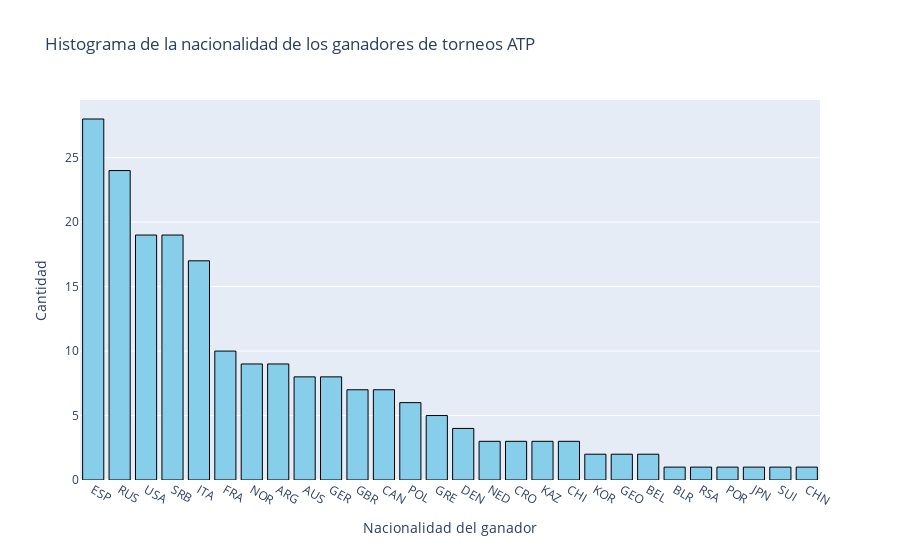

This figure's notebook cell:
### Code cell
fig = go.Figure(data=[go.Bar(x=campeones_nacionalidad['ganador_pais'], 
                              y=campeones_nacionalidad['count'],
                              marker_color='skyblue', 
                              marker_line_color='black',
                              marker_line_width=1)])

fig.update_layout(title='Histograma de la nacionalidad de los ganadores de torneos ATP',
                  xaxis_title='Nacionalidad del ganador',
                  yaxis_title='Cantidad')

fig.show()

### Figure 1 — Plotly figure (JSON) as saved in the notebook; plotly's stock layout.template omitted (floating-point values rounded to 4 significant figures)
{"data": [{"marker": {"color": "skyblue", "line": {"color": "black", "width": 1}}, "type": "bar", "x": ["ESP", "RUS", "USA", "SRB", "ITA", "FRA", "NOR", "ARG", "AUS", "GER", "GBR", "CAN", "POL", "GRE", "DEN", "NED", "CRO", "KAZ", "CHI", "KOR", "GEO", "BEL", "BLR", "RSA", "POR", "JPN", "SUI", "CHN"], "y": [28, 24, 19, 19, 17, 10, 9, 9, 8, 8, 7, 7, 6, 5, 4, 3, 3, 3, 3, 2, 2, 2, 1, 1, 1, 1, 1, 1]}], "layout": {"title": {"text": "Histograma de la nacionalidad de los ganadores de torneos ATP"}, "xaxis": {"title": {"text": "Nacionalidad del ganador"}}, "yaxis": {"title": {"text": "Cantidad"}}}}
